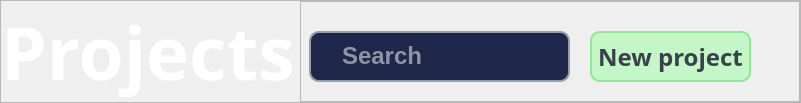
     <widget class="QFrame" name="head">
      <property name="minimumSize">
       <size>
        <width>620</width>
        <height>90</height>
       </size>
      </property>
      <property name="styleSheet">
       <string notr="true"/>
      </property>
      <property name="frameShape">
       <enum>QFrame::StyledPanel</enum>
      </property>
      <property name="frameShadow">
       <enum>QFrame::Raised</enum>
      </property>
      <layout class="QHBoxLayout" name="horizontalLayout">
       <property name="spacing">
        <number>5</number>
       </property>
       <property name="leftMargin">
        <number>0</number>
       </property>
       <property name="topMargin">
        <number>0</number>
       </property>
       <property name="rightMargin">
        <number>0</number>
       </property>
       <property name="bottomMargin">
        <number>0</number>
       </property>
       <item>
        <widget class="QLabel" name="title">
         <property name="sizePolicy">
          <sizepolicy hsizetype="Expanding" vsizetype="Preferred">
           <horstretch>100</horstretch>
           <verstretch>100</verstretch>
          </sizepolicy>
         </property>
         <property name="font">
          <font>
           <family>Leelawadee</family>
           <pointsize>55</pointsize>
           <bold>true</bold>
          </font>
         </property>
         <property name="styleSheet">
          <string notr="true">color: #ffffff</string>
         </property>
         <property name="text">
          <string>Projects</string>
         </property>
        </widget>
       </item>
       <item>
        <widget class="QFrame" name="frame_3">
         <property name="minimumSize">
          <size>
           <width>500</width>
           <height>0</height>
          </size>
         </property>
         <property name="frameShape">
          <enum>QFrame::StyledPanel</enum>
         </property>
         <property name="frameShadow">
          <enum>QFrame::Raised</enum>
         </property>
         <widget class="QFrame" name="search_frame">
          <property name="geometry">
           <rect>
            <x>9</x>
            <y>30</y>
            <width>261</width>
            <height>51</height>
           </rect>
          </property>
          <property name="minimumSize">
           <size>
            <width>0</width>
            <height>0</height>
           </size>
          </property>
          <property name="maximumSize">
           <size>
            <width>16777215</width>
            <height>16777215</height>
           </size>
          </property>
          <property name="styleSheet">
           <string notr="true">border: 2px solid #979ea8;
border-radius: 10px;
background: #1e2749;
color: #ffffff;</string>
          </property>
          <property name="frameShape">
           <enum>QFrame::StyledPanel</enum>
          </property>
          <property name="frameShadow">
           <enum>QFrame::Raised</enum>
          </property>
          <layout class="QHBoxLayout" name="horizontalLayout_2">
           <property name="leftMargin">
            <number>0</number>
           </property>
           <property name="topMargin">
            <number>0</number>
           </property>
           <property name="rightMargin">
            <number>0</number>
           </property>
           <property name="bottomMargin">
            <number>0</number>
           </property>
           <item>
            <widget class="QLabel" name="search_icon">
             <property name="maximumSize">
              <size>
               <width>50</width>
               <height>50</height>
              </size>
             </property>
             <property name="styleSheet">
              <string notr="true">border: 0px;
background: #1e2749;
color: #ffffff;
qproperty-alignment: AlignLeft;
padding: 8px;</string>
             </property>
             <property name="text">
              <string/>
             </property>
             <property name="pixmap">
              <pixmap>../../../assets/images/search.png</pixmap>
             </property>
             <property name="scaledContents">
              <bool>true</bool>
             </property>
            </widget>
           </item>
           <item>
            <widget class="QLineEdit" name="search_field">
             <property name="minimumSize">
              <size>
               <width>0</width>
               <height>40</height>
              </size>
             </property>
             <property name="font">
              <font>
               <pointsize>18</pointsize>
               <bold>true</bold>
              </font>
             </property>
             <property name="styleSheet">
              <string notr="true">border: 0px;
background: #1e2749;
color: #ffffff;
qproperty-alignment: AlignLeft;</string>
             </property>
             <property name="text">
              <string/>
             </property>
             <property name="alignment">
              <set>Qt::AlignLeading</set>
             </property>
             <property name="placeholderText">
              <string>Search</string>
             </property>
            </widget>
           </item>
          </layout>
         </widget>
         <widget class="QPushButton" name="new_project_button">
          <property name="geometry">
           <rect>
            <x>290</x>
            <y>30</y>
            <width>161</width>
            <height>51</height>
           </rect>
          </property>
          <property name="minimumSize">
           <size>
            <width>0</width>
            <height>0</height>
           </size>
          </property>
          <property name="maximumSize">
           <size>
            <width>16777215</width>
            <height>100</height>
           </size>
          </property>
          <property name="font">
           <font>
            <family>Leelawadee</family>
            <pointsize>18</pointsize>
            <bold>true</bold>
           </font>
          </property>
          <property name="cursor">
           <cursorShape>PointingHandCursor</cursorShape>
          </property>
          <property name="toolTip">
           <string>Login</string>
          </property>
          <property name="styleSheet">
           <string notr="true">border: 2px solid #8ee895;
border-radius: 10px;
background: #c3f7c8;
color: #3a414a;</string>
          </property>
          <property name="text">
           <string>New project</string>
          </property>
         </widget>
        </widget>
       </item>
      </layout>
     </widget>
